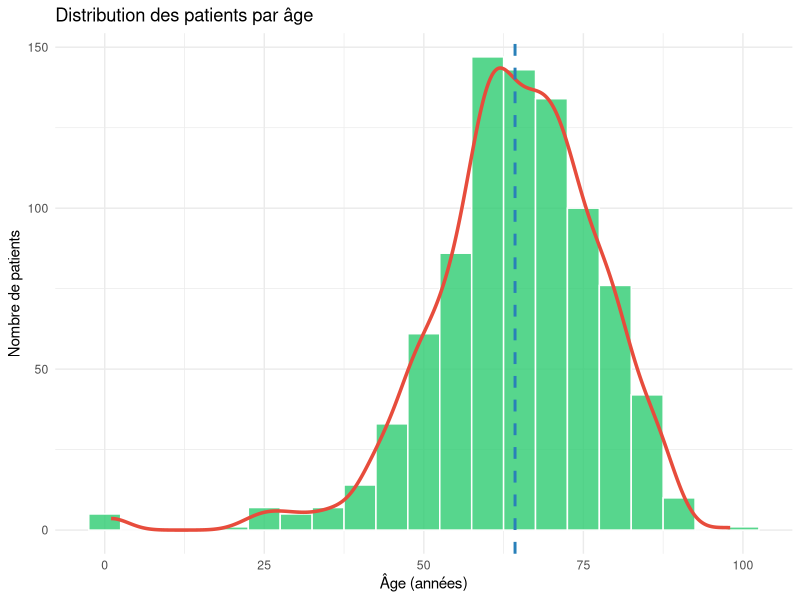
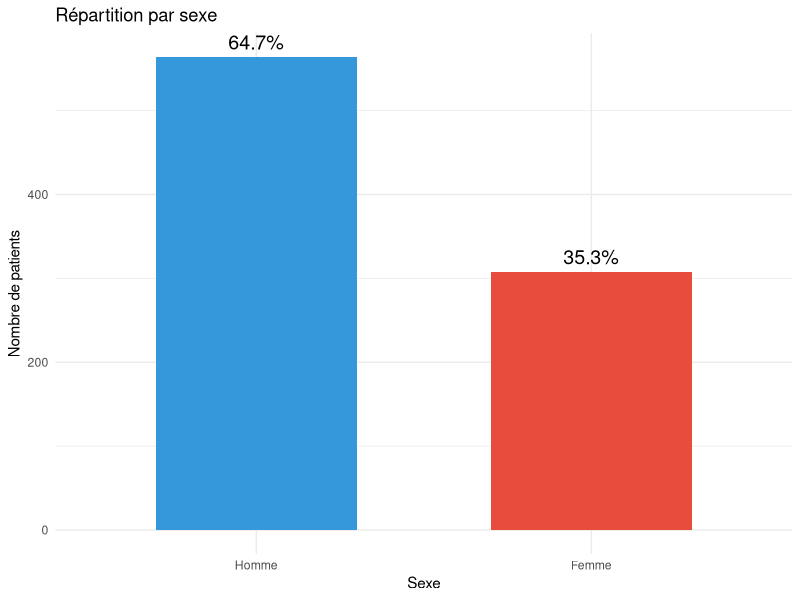
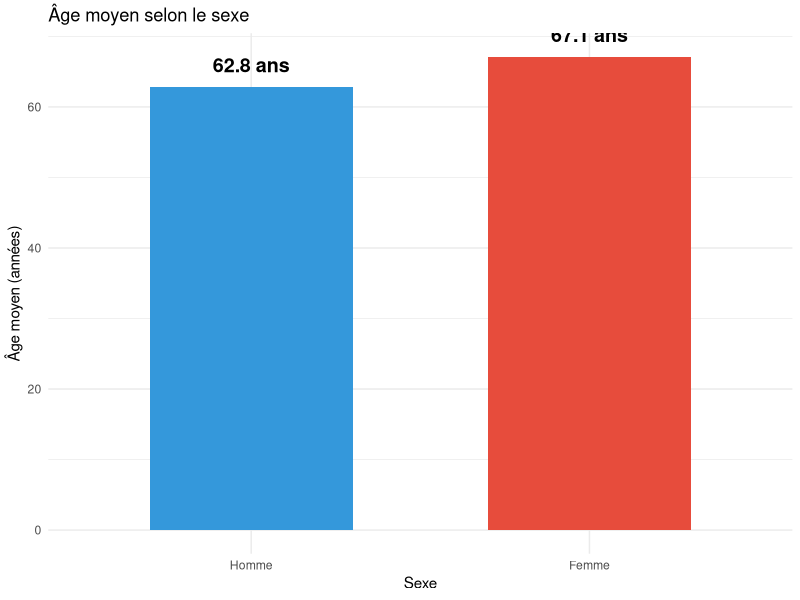
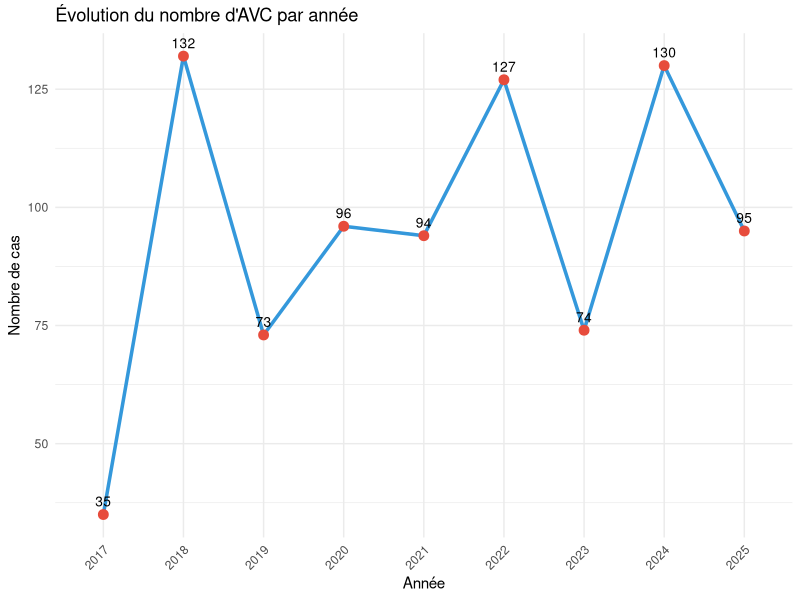
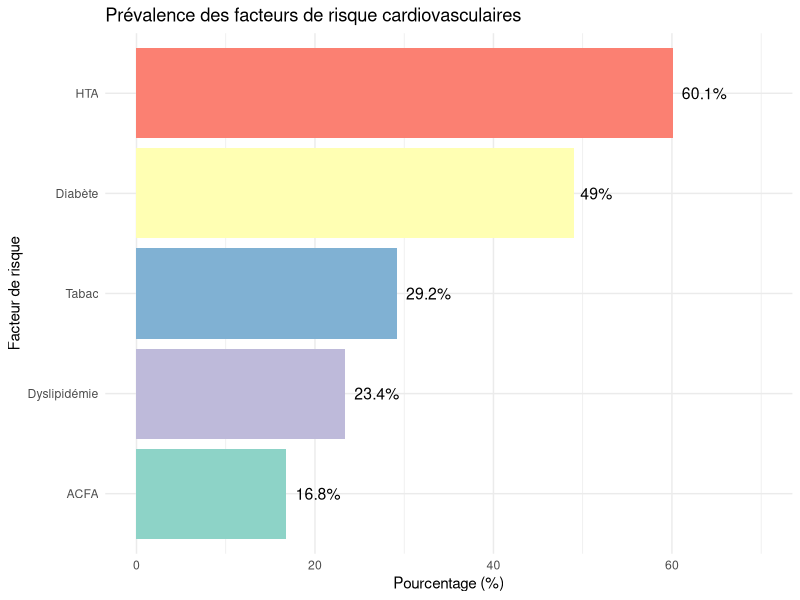
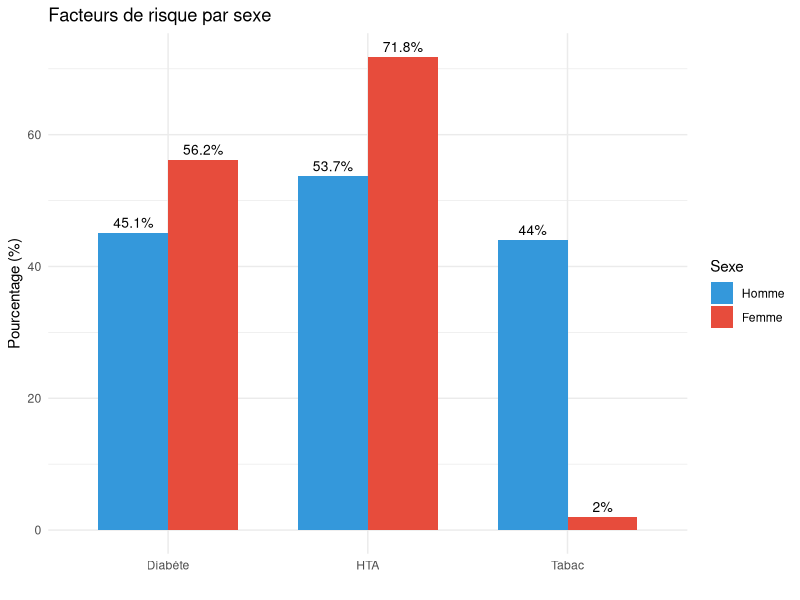
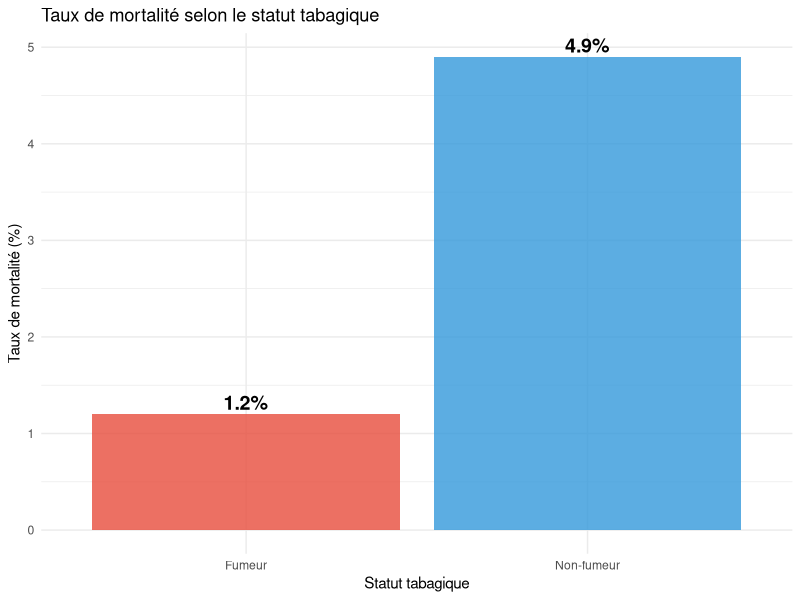
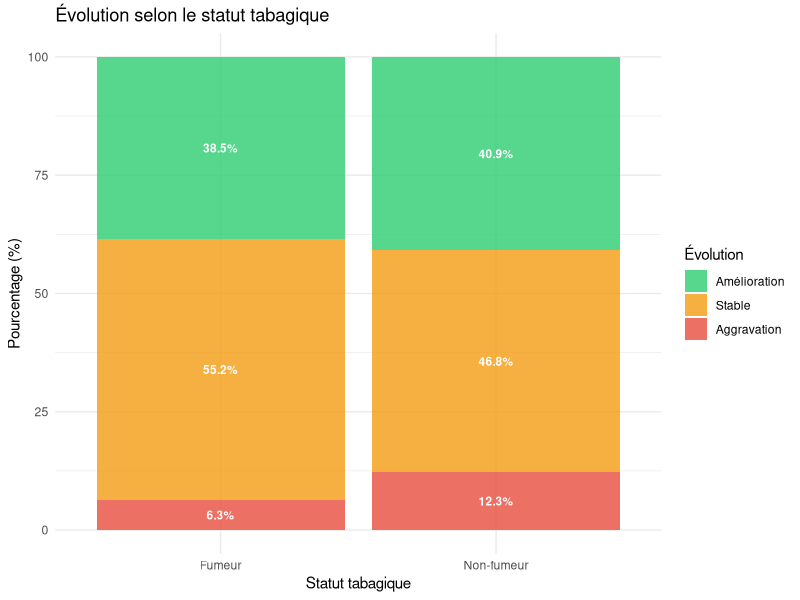

Generate these figures, in order, with R:
## ---- chunk 1
#| label: setup
#| include: true
#| echo: true
#| warning: false
#| message: false

if (!require("tidyverse")) install.packages("tidyverse")
if (!require("ggplot2")) install.packages("ggplot2")
if (!require("corrplot")) install.packages("corrplot")
if (!require("gridExtra")) install.packages("gridExtra")
if (!require("lubridate")) install.packages("lubridate")

library(tidyverse)
library(ggplot2)
library(corrplot)
library(gridExtra)
library(lubridate)

cat("✓ Packages chargés avec succès\n")
## ---- chunk 2
#| label: import-data
#| include: true

avc_data <- read.csv("dataAVC.csv", header = TRUE, sep = ",")


cat("Dimensions:", nrow(avc_data), "lignes ×", ncol(avc_data), "colonnes\n\n")

## ---- chunk 3
#| label: prepare-data
#| include: true

# Conversion des variables catégorielles
avc_data$Sexe <- factor(avc_data$Sexe, levels = c(1, 2), labels = c("Homme", "Femme"))
avc_data$HTA <- factor(avc_data$HTA, levels = c(1, 2), labels = c("Oui", "Non"))
avc_data$Diabète <- factor(avc_data$Diabète, levels = c(1, 2), labels = c("Oui", "Non"))
avc_data$degresAVC <- factor(avc_data$degresAVC, levels = c(1, 2),
                              labels = c("Léger", "Modéré/Sévère"))

# Conversion de la date
avc_data$DateAVC <- as.Date(avc_data$DateAVC)
avc_data$AnneeAVC <- as.factor(format(avc_data$DateAVC, "%Y"))

# Groupes d'âge
avc_data$GroupeAge <- cut(avc_data$Age,
                          breaks = c(0, 40, 60, 80, 100),
                          labels = c("<40", "40-60", "60-80", ">80"))

cat("✓ Données préparées\n")
## ---- chunk 4
#| label: stats-age
#| include: true


cat("Moyenne:", round(mean(avc_data$Age, na.rm = TRUE), 1), "ans\n")
cat("Médiane:", median(avc_data$Age, na.rm = TRUE), "ans\n")
cat("Écart-type:", round(sd(avc_data$Age, na.rm = TRUE), 1), "ans\n")
cat("Min-Max:", min(avc_data$Age, na.rm = TRUE), "-",
    max(avc_data$Age, na.rm = TRUE), "ans\n")
## ---- chunk 5
#| label: hist-age
#| include: true
#| fig-cap: "Distribution des patients par âge avec courbe de densité"

ggplot(avc_data, aes(x = Age)) +
  geom_histogram(binwidth = 5, fill = "#2ecc71", color = "white", alpha = 0.8) +
  geom_density(aes(y = after_stat(count) * 5), color = "#e74c3c", linewidth = 1.2) +
  geom_vline(aes(xintercept = mean(Age, na.rm = TRUE)),
             color = "#2980b9", linetype = "dashed", linewidth = 1) +
  labs(title = "Distribution des patients par âge",
       x = "Âge (années)", y = "Nombre de patients") +
  theme_minimal()
## ---- chunk 6
#| label: dist-sexe
#| include: true
#| fig-cap: "Répartition des patients par sexe"

sexe_counts <- avc_data %>%
  filter(!is.na(Sexe)) %>%
  count(Sexe) %>%
  mutate(Pourcentage = n / sum(n) * 100)

ggplot(sexe_counts, aes(x = Sexe, y = n, fill = Sexe)) +
  geom_bar(stat = "identity", width = 0.6) +
  geom_text(aes(label = paste0(round(Pourcentage, 1), "%")), vjust = -0.5, size = 5) +
  scale_fill_manual(values = c("Homme" = "#3498db", "Femme" = "#e74c3c")) +
  labs(title = "Répartition par sexe", x = "Sexe", y = "Nombre de patients") +
  theme_minimal() +
  theme(legend.position = "none")
## ---- chunk 7
#| label: age-sexe
#| include: true
#| fig-cap: "Comparaison de l'âge moyen selon le sexe"

age_par_sexe <- avc_data %>%
  filter(!is.na(Sexe), !is.na(Age)) %>%
  group_by(Sexe) %>%
  summarise(Moyenne = round(mean(Age), 1), Effectif = n())

ggplot(age_par_sexe, aes(x = Sexe, y = Moyenne, fill = Sexe)) +
  geom_bar(stat = "identity", width = 0.6) +
  geom_text(aes(label = paste0(Moyenne, " ans")), vjust = -1, size = 5, fontface = "bold") +
  scale_fill_manual(values = c("Homme" = "#3498db", "Femme" = "#e74c3c")) +
  labs(title = "Âge moyen selon le sexe", x = "Sexe", y = "Âge moyen (années)") +
  theme_minimal() +
  theme(legend.position = "none")
## ---- chunk 8
#| label: evolution-annee
#| include: true
#| fig-cap: "Évolution du nombre d'AVC par année"

avc_par_annee <- avc_data %>%
  filter(!is.na(AnneeAVC)) %>%
  count(AnneeAVC)

ggplot(avc_par_annee, aes(x = AnneeAVC, y = n, group = 1)) +
  geom_line(color = "#3498db", linewidth = 1.2) +
  geom_point(size = 3, color = "#e74c3c") +
  geom_text(aes(label = n), vjust = -0.8, size = 3.5) +
  labs(title = "Évolution du nombre d'AVC par année",
       x = "Année", y = "Nombre de cas") +
  theme_minimal() +
  theme(axis.text.x = element_text(angle = 45, hjust = 1))
## ---- chunk 9
#| label: facteurs-risque
#| include: true
#| fig-cap: "Prévalence des facteurs de risque cardiovasculaires"

facteurs <- avc_data %>%
  summarise(
    HTA = round(mean(HTA == "Oui", na.rm = TRUE) * 100, 1),
    Diabète = round(mean(Diabète == "Oui", na.rm = TRUE) * 100, 1),
    Dyslipidémie = round(mean(Dyslipidémie == 1, na.rm = TRUE) * 100, 1),
    ACFA = round(mean(ACFA == 1, na.rm = TRUE) * 100, 1),
    Tabac = round(mean(Tabac == 1, na.rm = TRUE) * 100, 1)
  ) %>%
  pivot_longer(cols = everything(), names_to = "Facteur", values_to = "Pourcentage")

ggplot(facteurs, aes(x = reorder(Facteur, Pourcentage), y = Pourcentage, fill = Facteur)) +
  geom_bar(stat = "identity") +
  geom_text(aes(label = paste0(Pourcentage, "%")), hjust = -0.2, size = 4) +
  coord_flip() +
  scale_fill_brewer(palette = "Set3") +
  labs(title = "Prévalence des facteurs de risque cardiovasculaires",
       x = "Facteur de risque", y = "Pourcentage (%)") +
  theme_minimal() +
  theme(legend.position = "none") +
  ylim(0, 70)
## ---- chunk 10
#| label: facteurs-sexe
#| include: true
#| fig-cap: "Comparaison des facteurs de risque selon le sexe"

facteurs_par_sexe <- avc_data %>%
  filter(!is.na(Sexe)) %>%
  group_by(Sexe) %>%
  summarise(
    HTA = round(mean(HTA == "Oui", na.rm = TRUE) * 100, 1),
    Diabète = round(mean(Diabète == "Oui", na.rm = TRUE) * 100, 1),
    Tabac = round(mean(Tabac == 1, na.rm = TRUE) * 100, 1)
  ) %>%
  pivot_longer(cols = -Sexe, names_to = "Facteur", values_to = "Pourcentage")

ggplot(facteurs_par_sexe, aes(x = Facteur, y = Pourcentage, fill = Sexe)) +
  geom_bar(stat = "identity", position = "dodge", width = 0.7) +
  geom_text(aes(label = paste0(Pourcentage, "%")),
            position = position_dodge(width = 0.7), vjust = -0.5, size = 3.5) +
  scale_fill_manual(values = c("Homme" = "#3498db", "Femme" = "#e74c3c")) +
  labs(title = "Facteurs de risque par sexe", x = "", y = "Pourcentage (%)") +
  theme_minimal()
## ---- chunk 11
#| label: prep-tabac
#| include: true

# Créer variable Tabac (1 = Oui, 2 = Non)
avc_data <- avc_data %>%
  mutate(Tabac_label = case_when(
    Tabac == 1 ~ "Fumeur",
    Tabac == 2 ~ "Non-fumeur",
    TRUE ~ NA_character_
  ))

cat("La colonne 'Tabac_label' a été créée avec succès.\n")
## ---- chunk 12
#| label: tabac-mortalite
#| include: true
#| fig-cap: "Taux de mortalité selon le statut tabagique"

tabac_mortalite <- avc_data %>%
  filter(!is.na(Tabac_label) & !is.na(Décés)) %>%
  group_by(Tabac_label) %>%
  summarise(Taux_mortalite = round(sum(Décés == 1, na.rm = TRUE) / n() * 100, 1))

ggplot(tabac_mortalite, aes(x = Tabac_label, y = Taux_mortalite, fill = Tabac_label)) +
  geom_bar(stat = "identity", alpha = 0.8) +
  geom_text(aes(label = paste0(Taux_mortalite, "%")),
            vjust = -0.3, fontface = "bold", size = 5) +
  scale_fill_manual(values = c("Fumeur" = "#e74c3c", "Non-fumeur" = "#3498db")) +
  labs(title = "Taux de mortalité selon le statut tabagique",
       x = "Statut tabagique", y = "Taux de mortalité (%)") +
  theme_minimal() +
  theme(legend.position = "none")
## ---- chunk 13
#| label: tabac-evolution
#| include: true
#| fig-cap: "Évolution clinique selon le statut tabagique"

avc_data %>%
  filter(!is.na(Tabac_label) & !is.na(Evolution)) %>%
  group_by(Tabac_label, Evolution) %>%
  summarise(n = n(), .groups = "drop") %>%
  group_by(Tabac_label) %>%
  mutate(pourcentage = n / sum(n) * 100) %>%
  ggplot(aes(x = Tabac_label, y = pourcentage, fill = factor(Evolution))) +
  geom_bar(stat = "identity", position = "stack", alpha = 0.8) +
  geom_text(aes(label = paste0(round(pourcentage, 1), "%")),
            position = position_stack(vjust = 0.5), color = "white", fontface = "bold", size = 3) +
  scale_fill_manual(values = c("1" = "#2ecc71", "2" = "#f39c12", "3" = "#e74c3c"),
                    labels = c("1" = "Amélioration", "2" = "Stable", "3" = "Aggravation"),
                    name = "Évolution") +
  labs(title = "Évolution selon le statut tabagique",
       x = "Statut tabagique", y = "Pourcentage (%)") +
  theme_minimal()
## ---- chunk 14
#| label: tabac-nihss
#| include: true
#| fig-cap: "Sévérité initiale (NIHSS) selon le statut tabagique"

ggplot(avc_data[!is.na(avc_data$Tabac_label) & !is.na(avc_data$NIHSSinitial), ],
             aes(x = Tabac_label, y = NIHSSinitial, fill = Tabac_label)) +
  geom_boxplot(alpha = 0.7, outlier.color = "red") +
  stat_summary(fun = mean, geom = "point", shape = 23, size = 3, fill = "white") +
  scale_fill_manual(values = c("Fumeur" = "#e74c3c", "Non-fumeur" = "#3498db")) +
  labs(title = "Sévérité initiale (NIHSS) selon le statut tabagique",
       subtitle = "Losange blanc = moyenne",
       x = "Statut tabagique", y = "NIHSS Initial") +
  theme_minimal() +
  theme(legend.position = "none")
## ---- chunk 15
#| label: tabac-hta
#| include: true
#| fig-cap: "Répartition Tabac + HTA dans la population"

avc_data %>%
  filter(!is.na(Tabac_label) & !is.na(HTA)) %>%
  mutate(HTA_label = ifelse(HTA == 1, "HTA", "Pas HTA"),
         Combinaison = paste(Tabac_label, HTA_label, sep = " + ")) %>%
  count(Combinaison) %>%
  mutate(pourcentage = n / sum(n) * 100) %>%
  ggplot(aes(x = reorder(Combinaison, pourcentage), y = pourcentage, fill = Combinaison)) +
  geom_bar(stat = "identity", alpha = 0.8) +
  geom_text(aes(label = paste0(round(pourcentage, 1), "%")),
            hjust = -0.1, fontface = "bold") +
  coord_flip() +
  scale_fill_manual(values = c("#e74c3c", "#f39c12", "#3498db", "#2ecc71")) +
  labs(title = "Répartition Tabac + HTA dans la population",
       x = "Combinaison", y = "Pourcentage (%)") +
  theme_minimal() +
  theme(legend.position = "none")
## ---- chunk 16
#| label: nihss-initial
#| include: true
#| fig-cap: "Distribution du score NIHSS initial"

cat("Moyenne:", round(mean(avc_data$NIHSSinitial, na.rm = TRUE), 2), "\n")
cat("Médiane:", median(avc_data$NIHSSinitial, na.rm = TRUE), "\n")

ggplot(avc_data, aes(x = NIHSSinitial)) +
  geom_histogram(bins = 25, fill = "#9B59B6", alpha = 0.8, color = "black") +
  geom_vline(aes(xintercept = mean(NIHSSinitial, na.rm = TRUE)),
             color = "#E74C3C", linetype = "dashed", linewidth = 1.2) +
  labs(title = "Distribution du score NIHSS initial",
       x = "Score NIHSS", y = "Fréquence") +
  theme_minimal()
## ---- chunk 17
#| label: delai-consultation
#| include: true
#| fig-cap: "Distribution du délai de consultation (minutes)"

ggplot(avc_data, aes(x = DélaiDeConsultation)) +
  geom_histogram(binwidth = 60, fill = "#9b59b6", alpha = 0.7) +
  geom_vline(aes(xintercept = mean(DélaiDeConsultation, na.rm = TRUE)),
             color = "purple", linetype = "dashed", linewidth = 1) +
  labs(title = "Délai de consultation (minutes)",
       x = "Délai (minutes)", y = "Nombre de patients") +
  theme_minimal()
## ---- chunk 18
#| label: glycemie
#| include: true
#| fig-cap: "Distribution de la glycémie à l'admission"

ggplot(avc_data, aes(x = Glycémie)) +
  geom_histogram(binwidth = 1, fill = "pink", color = "black", alpha = 0.8) +
  geom_vline(aes(xintercept = mean(Glycémie, na.rm = TRUE)),
             color = "red", linetype = "dashed", linewidth = 1) +
  labs(title = "Distribution de la glycémie",
       x = "Glycémie (mmol/L)", y = "Nombre de patients") +
  theme_minimal()
## ---- chunk 19
#| label: test-t-age
#| include: true


age_hommes <- avc_data$Age[avc_data$Sexe == "Homme" & !is.na(avc_data$Age)]
age_femmes <- avc_data$Age[avc_data$Sexe == "Femme" & !is.na(avc_data$Age)]

t_test_age <- t.test(age_hommes, age_femmes)

cat("Moyenne Hommes:", round(mean(age_hommes), 2), "ans\n")
cat("Moyenne Femmes:", round(mean(age_femmes), 2), "ans\n")
cat("p-value =", format(t_test_age$p.value, digits = 3), "\n")
cat(ifelse(t_test_age$p.value < 0.05,
           "→ Différence significative\n",
           "→ Pas de différence significative\n"))
## ---- chunk 20
#| label: boxplot-age
#| include: true
#| fig-cap: "Distribution de l'âge par sexe (boxplot)"

ggplot(avc_data, aes(x = Sexe, y = Age, fill = Sexe)) +
  geom_boxplot(alpha = 0.7, outlier.color = "red") +
  stat_summary(fun = mean, geom = "point", shape = 23, size = 3, fill = "white") +
  scale_fill_manual(values = c("Homme" = "#3498db", "Femme" = "#e74c3c")) +
  labs(title = "Distribution de l'âge par sexe",
       subtitle = "Losange blanc = moyenne",
       x = "Sexe", y = "Âge (années)") +
  theme_minimal() +
  theme(legend.position = "none")
## ---- chunk 21
#| label: test-t-paired
#| include: true


data_paired <- avc_data[!is.na(avc_data$NIHSSinitial) & !is.na(avc_data$NIHSSsortie), ]

t_test_paired <- t.test(data_paired$NIHSSinitial, data_paired$NIHSSsortie,
                        paired = TRUE, alternative = "greater")

cat("NIHSS Initial:", round(mean(data_paired$NIHSSinitial), 2), "\n")
cat("NIHSS Sortie:", round(mean(data_paired$NIHSSsortie), 2), "\n")
cat("Amélioration:", round(mean(data_paired$NIHSSinitial - data_paired$NIHSSsortie), 2), "\n")
cat("p-value =", format(t_test_paired$p.value, digits = 3), "\n")
cat(ifelse(t_test_paired$p.value < 0.05,
           "→ Amélioration significative\n",
           "→ Pas d'amélioration significative\n"))
## ---- chunk 22
#| label: corr-age-nihss
#| include: true
#| fig-cap: "Corrélation entre l'âge et la sévérité initiale (NIHSS)"


cor_test <- cor.test(avc_data$Age, avc_data$NIHSSinitial, use = "complete.obs")

cat("Coefficient de Pearson:", round(cor_test$estimate, 3), "\n")
cat("p-value =", format(cor_test$p.value, digits = 3), "\n")

ggplot(avc_data, aes(x = Age, y = NIHSSinitial)) +
  geom_point(alpha = 0.4, color = "#3498db", size = 2) +
  geom_smooth(method = "lm", color = "#e74c3c", fill = "#e74c3c", alpha = 0.2) +
  labs(title = "Corrélation Âge vs Sévérité (NIHSS)",
       subtitle = paste0("r = ", round(cor_test$estimate, 3)),
       x = "Âge (années)", y = "Score NIHSS Initial") +
  theme_minimal()
## ---- chunk 23
#| label: corr-matrix
#| include: true
#| fig-cap: "Matrice de corrélation entre variables continues"

vars_continues <- c("Age", "NIHSSinitial", "NIHSSsortie", "TASinitiale",
                    "Glycémie", "Cholestérol")

cor_matrix <- cor(avc_data[, vars_continues], use = "pairwise.complete.obs")

corrplot(cor_matrix, method = "color", type = "upper",
         tl.col = "black", tl.srt = 45,
         addCoef.col = "black", number.cex = 0.7,
         col = colorRampPalette(c("#e74c3c", "white", "#3498db"))(200),
         title = "Matrice de corrélation",
         mar = c(0,0,2,0))
## ---- chunk 24
#| label: traitements
#| include: true
#| fig-cap: "Pourcentage de patients ayant reçu chaque traitement"

traitements <- avc_data %>%
  summarise(
    Thrombolyse = round(mean(Thrombolyse == 1, na.rm = TRUE) * 100, 1),
    Aspirine = round(mean(Aspirine == 1, na.rm = TRUE) * 100, 1),
    Plavix = round(mean(Plavix == 1, na.rm = TRUE) * 100, 1),
    Statine = round(mean(Statine_avant_ep == 1, na.rm = TRUE) * 100, 1)
  ) %>%
  pivot_longer(cols = everything(), names_to = "Traitement", values_to = "Pourcentage")

ggplot(traitements, aes(x = Traitement, y = Pourcentage, fill = Traitement)) +
  geom_bar(stat = "identity", width = 0.7) +
  geom_text(aes(label = paste0(Pourcentage, "%")), vjust = -0.5, size = 4) +
  scale_fill_brewer(palette = "Set3") +
  labs(title = "Traitements administrés",
       x = "", y = "Pourcentage (%)") +
  theme_minimal() +
  theme(legend.position = "none")
## ---- chunk 25
#| label: evolution-nihss
#| include: true
#| fig-cap: "Évolution du score NIHSS moyen à différents moments"

nihss_temps <- avc_data %>%
  summarise(
    Initial = round(mean(NIHSSinitial, na.rm = TRUE), 1),
    Sortie = round(mean(NIHSSsortie, na.rm = TRUE), 1),
    `1 mois` = round(mean(NIHSS.1mois, na.rm = TRUE), 1),
    `3 mois` = round(mean(NIHSS.3mois, na.rm = TRUE), 1)
  ) %>%
  pivot_longer(cols = everything(), names_to = "Temps", values_to = "Score")

nihss_temps$Temps <- factor(nihss_temps$Temps,
                             levels = c("Initial", "Sortie", "1 mois", "3 mois"))

ggplot(nihss_temps, aes(x = Temps, y = Score, group = 1)) +
  geom_line(color = "#3498db", linewidth = 1.5) +
  geom_point(color = "#e74c3c", size = 4) +
  geom_text(aes(label = Score), vjust = -1.5, size = 5, fontface = "bold") +
  labs(title = "Évolution du score NIHSS moyen",
       subtitle = "Score plus bas = meilleure récupération",
       x = "", y = "Score NIHSS moyen") +
  theme_minimal()
## ---- chunk 26
#| label: duree-hospitalisation
#| include: true
#| fig-cap: "Distribution de la durée d'hospitalisation"

cat("Moyenne:", round(mean(avc_data$Durée.Hospitalisation, na.rm = TRUE), 1), "jours\n")
cat("Médiane:", median(avc_data$Durée.Hospitalisation, na.rm = TRUE), "jours\n")

ggplot(avc_data, aes(x = Durée.Hospitalisation)) +
  geom_histogram(binwidth = 1, fill = "#2ecc71", color = "black", alpha = 0.8) +
  geom_vline(aes(xintercept = mean(Durée.Hospitalisation, na.rm = TRUE)),
             color = "darkgreen", linetype = "dashed", linewidth = 1) +
  labs(title = "Distribution de la durée d'hospitalisation",
       x = "Durée (jours)", y = "Nombre de patients") +
  theme_minimal()
## ---- chunk 27
#| label: evolution-clinique
#| include: true
#| fig-cap: "Évolution clinique globale des patients"

evolution_counts <- avc_data %>%
  filter(!is.na(Evolution)) %>%
  count(Evolution) %>%
  mutate(
    Pourcentage = n / sum(n) * 100,
    Label = c("Amélioration", "Stable", "Aggravation")[Evolution]
  )

ggplot(evolution_counts, aes(x = Label, y = n, fill = Label)) +
  geom_bar(stat = "identity", width = 0.6) +
  geom_text(aes(label = paste0(round(Pourcentage, 1), "%")),
            vjust = -0.5, size = 4) +
  scale_fill_manual(values = c("Amélioration" = "#2ecc71",
                               "Stable" = "#f1c40f",
                               "Aggravation" = "#e74c3c")) +
  labs(title = "Évolution clinique des patients",
       x = "", y = "Nombre de patients") +
  theme_minimal() +
  theme(legend.position = "none")
## ---- chunk 28
#| label: mortalite
#| include: true
#| fig-cap: "Taux de mortalité dans la cohorte"

deces_counts <- avc_data %>%
  filter(!is.na(Décés)) %>%
  count(Décés) %>%
  mutate(
    Pourcentage = n / sum(n) * 100,
    Décés = ifelse(Décés == 1, "Oui", "Non")
  )

ggplot(deces_counts, aes(x = Décés, y = n, fill = Décés)) +
  geom_bar(stat = "identity", width = 0.6) +
  geom_text(aes(label = paste0(round(Pourcentage, 1), "%")),
            vjust = -0.5, size = 5, fontface = "bold") +
  scale_fill_manual(values = c("Oui" = "#e74c3c", "Non" = "#2ecc71")) +
  labs(title = "Taux de mortalité",
       x = "Décès", y = "Nombre de patients") +
  theme_minimal() +
  theme(legend.position = "none")
## ---- chunk 29
#| label: dashboard
#| include: true
#| fig-cap: "Dashboard récapitulatif des principaux indicateurs"

p1 <- ggplot(sexe_counts, aes(x = Sexe, y = n, fill = Sexe)) +
  geom_bar(stat = "identity") +
  labs(title = "Répartition par sexe", x = "", y = "N") +
  theme_minimal() + theme(legend.position = "none")

p2 <- ggplot(facteurs, aes(x = Facteur, y = Pourcentage, fill = Facteur)) +
  geom_bar(stat = "identity") +
  coord_flip() +
  labs(title = "Facteurs de risque", x = "", y = "%") +
  theme_minimal() + theme(legend.position = "none")

p3 <- ggplot(nihss_temps, aes(x = Temps, y = Score, group = 1)) +
  geom_line(color = "#3498db", linewidth = 1) +
  geom_point(color = "#e74c3c", size = 2) +
  labs(title = "Évolution NIHSS", x = "", y = "Score") +
  theme_minimal()

p4 <- ggplot(evolution_counts, aes(x = Label, y = n, fill = Label)) +
  geom_bar(stat = "identity") +
  labs(title = "Évolution clinique", x = "", y = "N") +
  theme_minimal() + theme(legend.position = "none")

grid.arrange(p1, p2, p3, p4, ncol = 2,
             top = "DASHBOARD RÉCAPITULATIF")
## ---- chunk 30
#| label: analyse-temporelle
#| include: true
#| fig-cap: "Analyse temporelle : distribution par mois et semaine vs week-end"

# Graphique 1 : Histogramme des AVC par mois
avc_mois <- avc_data %>%
  mutate(
    DateAVC = as.Date(DateAVC),
    MoisNom = factor(month(DateAVC), levels = 1:12, labels = month.abb)
  ) %>%
  filter(!is.na(MoisNom)) %>%
  count(MoisNom)

p1_mois <- ggplot(avc_mois, aes(x = MoisNom, y = n)) +
  geom_bar(stat = "identity", fill = "#2ecc71", width = 0.7, alpha = 0.8) +
  geom_text(aes(label = n), vjust = -0.5, size = 4.5, fontface = "bold") +
  labs(
    title = "Distribution des AVC par mois",
    x = "Mois",
    y = "Nombre de cas"
  ) +
  theme_minimal(base_size = 12) +
  theme(
    axis.text.x = element_text(size = 11, angle = 45, hjust = 1),
    plot.title = element_text(size = 15, face = "bold", hjust = 0.5),
    panel.grid.major.x = element_blank()
  ) +
  scale_y_continuous(expand = expansion(mult = c(0, 0.1)))

# Graphique 2 : Histogramme Semaine vs Week-end
jours_counts <- avc_data %>%
  mutate(
    DateAVC = as.Date(DateAVC),
    NumJour = wday(DateAVC, week_start = 1),
    TypeJour = ifelse(NumJour %in% c(6, 7), "Week-end", "Semaine")
  ) %>%
  filter(!is.na(TypeJour)) %>%
  count(TypeJour) %>%
  mutate(Pourcentage = round(n / sum(n) * 100, 1))

p2_week <- ggplot(jours_counts, aes(x = TypeJour, y = n, fill = TypeJour)) +
  geom_col(width = 0.6) +
  geom_text(aes(label = paste0(n, " (", Pourcentage, "%)")), vjust = -0.5, fontface = "bold") +
  scale_fill_manual(values = c("Semaine" = "#3498db", "Week-end" = "#e74c3c")) +
  labs(title = "AVC : Semaine vs Week-end", x = "Période", y = "Nombre de cas") +
  theme_minimal() +
  theme(legend.position = "none", plot.title = element_text(size = 15, face = "bold", hjust = 0.5))

# Affichage des deux graphiques côte à côte
grid.arrange(p1_mois, p2_week, ncol = 2)
## ---- chunk 31
#| label: jours-semaine
#| include: true
#| fig-cap: "Distribution des AVC par jour de la semaine"

avc_data <- avc_data %>%
  mutate(
    DateAVC = as.Date(DateAVC),
    NumJour = wday(DateAVC, week_start = 1),
    JourSemaine = factor(NumJour,
                         levels = 1:7,
                         labels = c("Lundi", "Mardi", "Mercredi", "Jeudi", "Vendredi", "Samedi", "Dimanche"))
  )

jours_counts <- avc_data %>%
  filter(!is.na(JourSemaine)) %>%
  count(JourSemaine) %>%
  mutate(
    Pourcentage = round(n / sum(n) * 100, 1),
    TypeJour = ifelse(JourSemaine %in% c("Samedi", "Dimanche"), "Week-end", "Semaine")
  )

ggplot(jours_counts, aes(x = JourSemaine, y = n, fill = TypeJour)) +
  geom_col(width = 0.7) +
  geom_text(aes(label = paste0(n, "\n(", Pourcentage, "%)")),
            vjust = 1.2, color = "white", fontface = "bold") +
  scale_fill_manual(values = c("Semaine" = "#3498db", "Week-end" = "#e74c3c")) +
  theme_minimal() +
  labs(title = "Distribution des AVC par jour de la semaine", x = "Jour", y = "Nombre")
